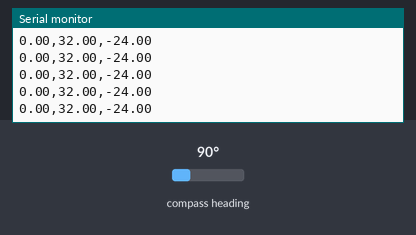
Simulated run of this sketch. Board: Arduino Uno, built with avr-gcc and run on an emulated ATmega328P. On the bench: the last lines printed to the serial monitor. The inputs (shaded band) are chosen by the test bench; at power-on: compass heading 90°.

Above: at 1.2 s.
1.3 s: compass heading set to 7°
At 1.34 s:
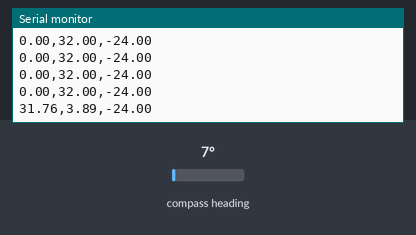
2.8 s: compass heading set to 180°
At 2.87 s:
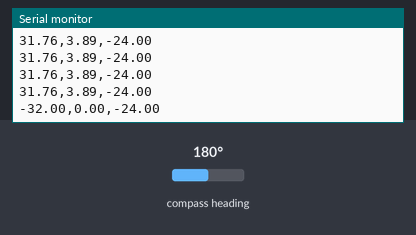
Timing chart, 0 to 5.8 s (numbered marks = the images above; inputs shaded):
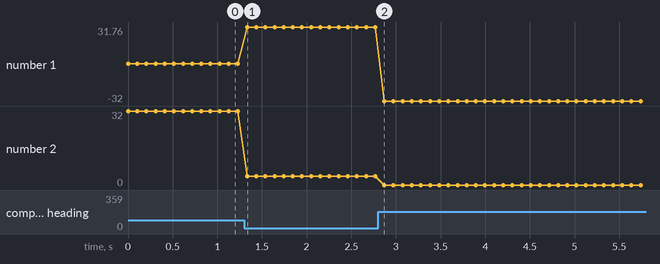

Measured:
- after the input at 1.3 s, the serial monitor: prints a new line at once (image 1)
- after the input at 2.8 s, the serial monitor: prints a new line after 0.07 s (image 2)
- plotted number 1: 0 → 31.76 after the input at 1.3 s, 31.76 → -32 after the input at 2.8 s
- plotted number 2: 32 → 3.89 after the input at 1.3 s

The sketch:

MagMaster.ino
```cpp
#include "Wire.h"
//#include "HMC5883L.h"
#include <Adafruit_HMC5883_U.h>
Adafruit_HMC5883_Unified mag = Adafruit_HMC5883_Unified(12345);
//HMC5883L compass; //Copy the folder "HMC5883L" in the folder "C:\Program Files\Arduino\libraries" and restart the arduino IDE.

float xv, yv, zv;

void setup()
{
  Serial.begin(9600);
  Wire.begin();
  //compass = HMC5883L();
  //setupHMC5883L();
  if(!mag.begin())
  {
    /* There was a problem detecting the HMC5883 ... check your connections */
    Serial.println("Ooops, no HMC5883 detected ... Check your wiring!");
    while(1);
  }
}

void loop()
{
  getHeading();

  Serial.flush();
  Serial.print(xv);
  Serial.print(",");
  Serial.print(yv);
  Serial.print(",");
  Serial.print(zv);
  Serial.println();

  delay(100);
}

void setupHMC5883L()
{
  //compass.SetScale(0.88);
  //compass.SetMeasurementMode(Measurement_Continuous);
}

void getHeading()
{

  sensors_event_t event;
  mag.getEvent(&event);

  float magx, magy;

  xv = event.magnetic.x*0.8;
  yv = event.magnetic.y*0.8;
  zv = event.magnetic.z*0.8;
  /*
  MagnetometerRaw raw = compass.ReadRawAxis();

  xv = (float)raw.XAxis;
  yv = (float)raw.YAxis;
  zv = (float)raw.ZAxis;
  */
}
```
